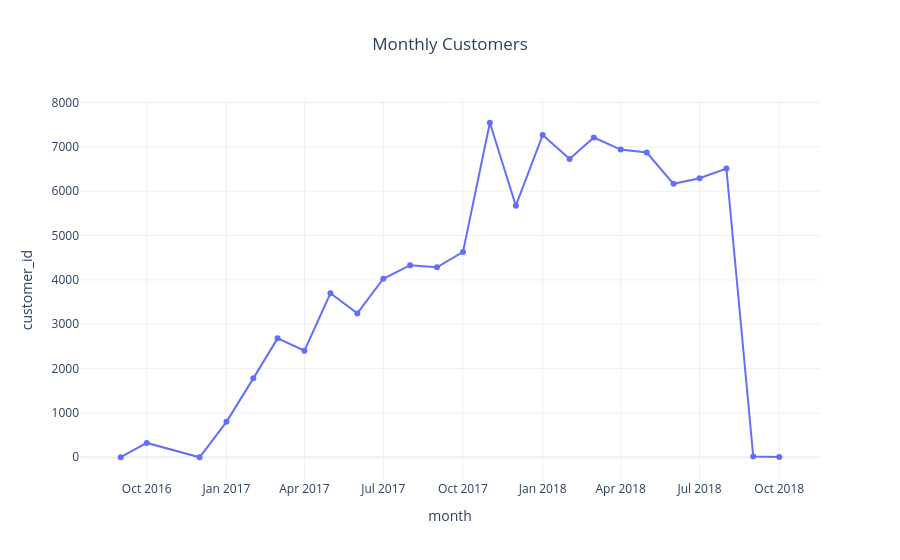

Notebook code for this chart:
### Code cell
fig=px.line(

monthly,

x="month",

y="customer_id",

markers=True,

title="Monthly Customers"

)

fig.update_layout(

template="plotly_white",

title_x=0.5

)

fig.show()

### Figure 1 — Plotly figure (JSON) as saved in the notebook; plotly's stock layout.template omitted (floating-point values rounded to 4 significant figures)
{"data": [{"hovertemplate": "month=%{x}<br>customer_id=%{y}<extra></extra>", "legendgroup": "", "line": {"color": "#636efa", "dash": "solid"}, "marker": {"symbol": "circle"}, "mode": "lines+markers", "name": "", "orientation": "v", "showlegend": false, "type": "scatter", "x": ["2016-09", "2016-10", "2016-12", "2017-01", "2017-02", "2017-03", "2017-04", "2017-05", "2017-06", "2017-07", "2017-08", "2017-09", "2017-10", "2017-11", "2017-12", "2018-01", "2018-02", "2018-03", "2018-04", "2018-05", "2018-06", "2018-07", "2018-08", "2018-09", "2018-10"], "xaxis": "x", "y": [3, 324, 1, 800, 1780, 2682, 2404, 3700, 3245, 4026, 4331, 4285, 4631, 7544, 5673, 7269, 6728, 7211, 6939, 6873, 6167, 6292, 6512, 16, 4], "yaxis": "y"}], "layout": {"legend": {"tracegroupgap": 0}, "title": {"text": "Monthly Customers", "x": 0.5}, "xaxis": {"anchor": "y", "domain": [0, 1], "title": {"text": "month"}}, "yaxis": {"anchor": "x", "domain": [0, 1], "title": {"text": "customer_id"}}}}
